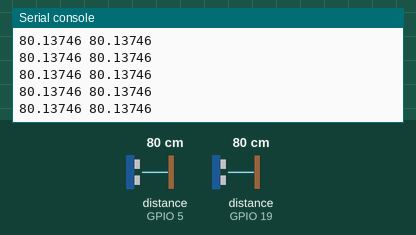
Simulated run of this program. Board: ESP32 board running MicroPython. Shown: the last lines printed to the serial console. Inputs (shaded band) come from the test bench; at power-on: distance to the obstacle (sensors on GPIO 5, GPIO 19) 80 cm. The echo pulse lasts 58.3 µs per cm; library files of the repository ran but are not shown: hcsr04.py.

Above: at 1.2 s.
1.3 s: distance to the obstacle (sensor on GPIO 5) set to 2 cm
At 1.34 s:
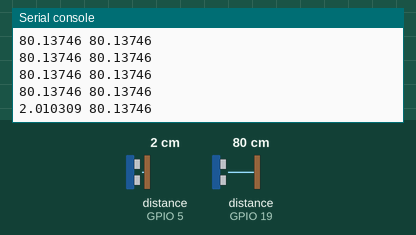
2.8 s: distance to the obstacle (sensor on GPIO 19) set to 2 cm
At 2.82 s:
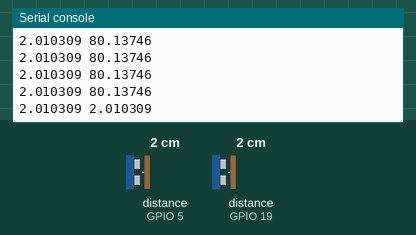
4.3 s: distance to the obstacle (sensor on GPIO 5) set to 4 cm
At 4.34 s:
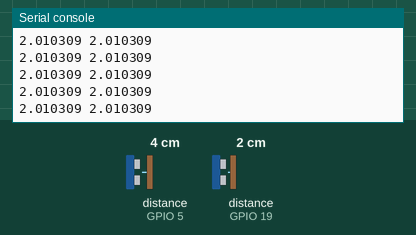
5.8 s: distance to the obstacle (sensor on GPIO 19) set to 4 cm
At 5.87 s:
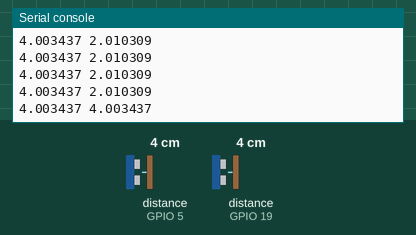
Timing chart, 0 to 8.3 s (numbered marks = the images above; inputs shaded):
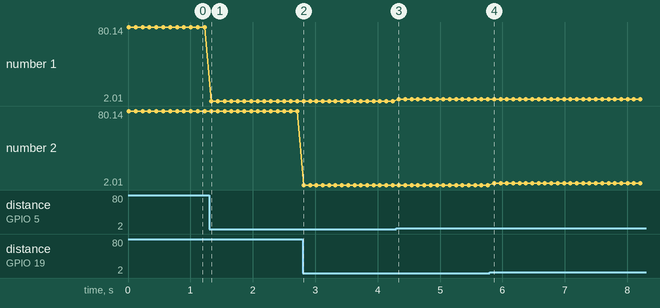

The program:

my_echo.py
```python
# Complete project details at https://RandomNerdTutorials.com/micropython-hc-sr04-ultrasonic-esp32-esp8266/
from hcsr04 import HCSR04
from time import sleep

# ESP32
echo_right = HCSR04(trigger_pin=15, echo_pin=19, echo_timeout_us=10000)
echo_front = HCSR04(trigger_pin=2, echo_pin=5, echo_timeout_us=10000)
# ESP8266
#sensor = HCSR04(trigger_pin=12, echo_pin=14, echo_timeout_us=10000)

while True:
    distance_right = echo_right.distance_cm()
    distance_front = echo_front.distance_cm()
    print(distance_front, distance_right)
    sleep(0.1)
```

Measured:
- after the input at 1.3 s, the serial console: prints a new line at once (image 1)
- after the input at 2.8 s, the serial console: prints a new line at once (image 2)
- after the input at 5.8 s, the serial console: prints a new line after 0.07 s (image 4)
- plotted number 1: 80.14 → 2.01 after the input at 1.3 s, 2.01 → 4 after the input at 4.3 s
